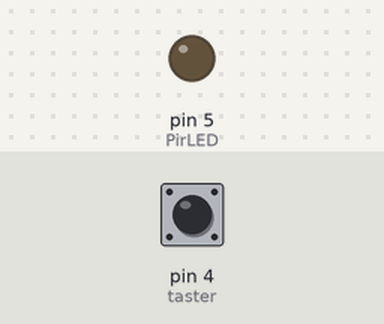
Bench run of a sketch on a simulated Arduino Uno, built with avr-gcc and run on an emulated ATmega328P. Parts: output pins drawn as LEDs (lit = HIGH). Dashed ring = blinking. Inputs (shaded band) come from the test bench; at power-on: pin 4 (taster) HIGH.

Above: at 1.2 s.
1.3 s: pin 4 (taster) pulled LOW for 3.2 s
At 2.2 s:
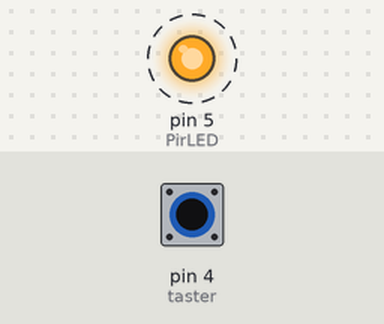
6.0 s: pin 4 (taster) pulled LOW for 0.15 s
At 6.4 s:
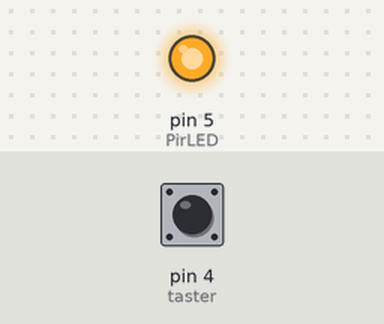
Timing chart, 0 to 9.0 s (numbered marks = the images above; inputs shaded):
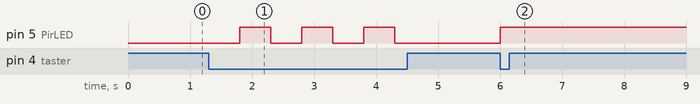

The sketch:

DFPlayer_Original_2_Taster-TEST2.ino
```cpp
#include "Arduino.h"
#include "SoftwareSerial.h"
#include "DFRobotDFPlayerMini.h"

SoftwareSerial mySoftwareSerial(10, 11); // RX, TX
DFRobotDFPlayerMini myDFPlayer;
void printDetail(uint8_t type, int value);

int taster = 4;
int tasterstatus;
int pinStatus1 ;
int PIR_SENSOR = 8;
int PirLED = 5;
int bewegungsstatus = 0;

void setup()
{
pinMode(taster, INPUT_PULLUP);
pinMode(PIR_SENSOR, INPUT);
pinMode(PirLED, OUTPUT);

  mySoftwareSerial.begin(9600);
  Serial.begin(115200);

}

void loop() {
  // put your main code here, to run repeatedly:
 if (digitalRead(taster) == LOW) {
     if (pinStatus1 == HIGH){
     digitalWrite(PirLED, HIGH);//Programmabschnitt des IF-Befehls öffnen.
     pinStatus1 = LOW;
     }
     else {
     pinStatus1 = HIGH;
     digitalWrite(PirLED, LOW);//Programmabschnitt des IF-Befehls öffnen.
     }
    digitalWrite(tasterstatus, pinStatus1);
    delay(500);
   }
}
```

Measured:
- after the input at 1.3 s, pin 5 (PirLED): alternates HIGH for 0.50 s and LOW for 0.50 s, 6 changes in all, then stays LOW, starting after 0.50 s
- after the input at 6.0 s, pin 5 (PirLED): LOW → HIGH at once
